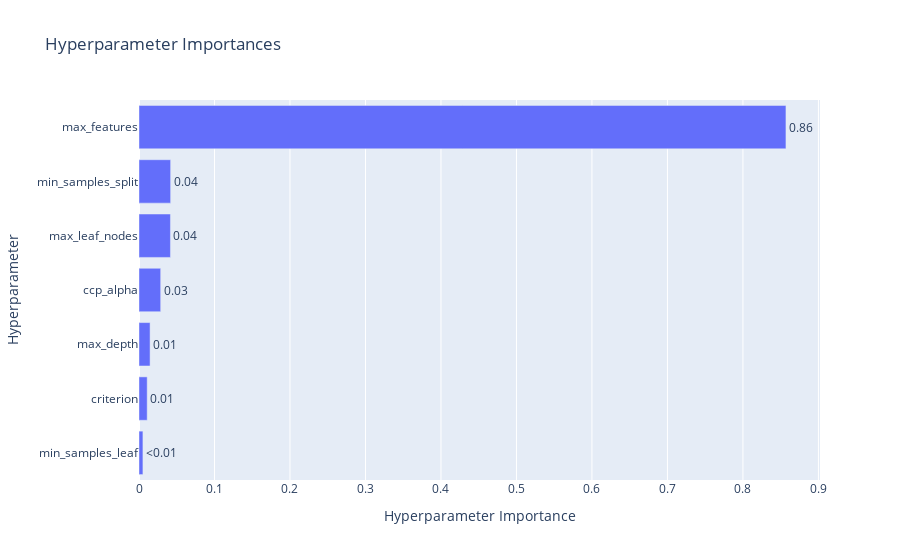

Notebook code cell kept with this figure:
### Code cell
visualizations['param_importances']

### Figure 1 — Plotly figure (JSON) as saved in the notebook; plotly's stock layout.template omitted (floating-point values rounded to 4 significant figures)
{"data": [{"cliponaxis": false, "hovertemplate": ["min_samples_leaf (IntDistribution): 0.005210799427019462<extra></extra>", "criterion (CategoricalDistribution): 0.010848942838408133<extra></extra>", "max_depth (IntDistribution): 0.014677271715938068<extra></extra>", "ccp_alpha (FloatDistribution): 0.02872260800721207<extra></extra>", "max_leaf_nodes (IntDistribution): 0.041654515919329935<extra></extra>", "min_samples_split (IntDistribution): 0.041909884367635444<extra></extra>", "max_features (CategoricalDistribution): 0.856975977724457<extra></extra>"], "name": "Objective Value", "orientation": "h", "text": ["<0.01", "0.01", "0.01", "0.03", "0.04", "0.04", "0.86"], "textposition": "outside", "type": "bar", "x": [0.005211, 0.01085, 0.01468, 0.02872, 0.04165, 0.04191, 0.857], "y": ["min_samples_leaf", "criterion", "max_depth", "ccp_alpha", "max_leaf_nodes", "min_samples_split", "max_features"]}], "layout": {"title": {"text": "Hyperparameter Importances"}, "xaxis": {"title": {"text": "Hyperparameter Importance"}}, "yaxis": {"title": {"text": "Hyperparameter"}}}}
